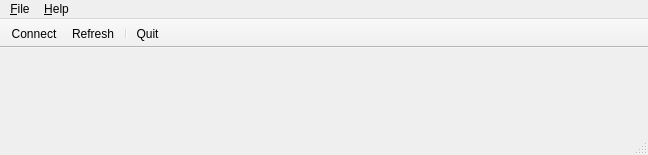
<?xml version="1.0" encoding="UTF-8"?>
<ui version="4.0">
 <class>CarlaControlW</class>
 <widget class="QMainWindow" name="CarlaControlW">
  <property name="geometry">
   <rect>
    <x>0</x>
    <y>0</y>
    <width>648</width>
    <height>155</height>
   </rect>
  </property>
  <property name="windowTitle">
   <string>Carla Control</string>
  </property>
  <widget class="QWidget" name="centralwidget">
   <layout class="QVBoxLayout" name="verticalLayout">
    <property name="margin">
     <number>0</number>
    </property>
    <item>
     <widget class="QWidget" name="w_plugins" native="true">
      <layout class="QVBoxLayout" name="layout">
       <property name="spacing">
        <number>3</number>
       </property>
       <property name="margin">
        <number>0</number>
       </property>
      </layout>
     </widget>
    </item>
    <item>
     <spacer name="verticalSpacer">
      <property name="orientation">
       <enum>Qt::Vertical</enum>
      </property>
      <property name="sizeHint" stdset="0">
       <size>
        <width>20</width>
        <height>40</height>
       </size>
      </property>
     </spacer>
    </item>
   </layout>
  </widget>
  <widget class="QMenuBar" name="menubar">
   <property name="geometry">
    <rect>
     <x>0</x>
     <y>0</y>
     <width>648</width>
     <height>19</height>
    </rect>
   </property>
   <widget class="QMenu" name="menu_File">
    <property name="title">
     <string>&amp;File</string>
    </property>
    <addaction name="act_file_connect"/>
    <addaction name="act_file_refresh"/>
    <addaction name="separator"/>
    <addaction name="act_file_quit"/>
   </widget>
   <widget class="QMenu" name="menu_Help">
    <property name="title">
     <string>&amp;Help</string>
    </property>
    <addaction name="act_help_about"/>
    <addaction name="act_help_about_qt"/>
   </widget>
   <addaction name="menu_File"/>
   <addaction name="menu_Help"/>
  </widget>
  <widget class="QStatusBar" name="statusbar"/>
  <widget class="QToolBar" name="toolBar">
   <property name="windowTitle">
    <string>toolBar</string>
   </property>
   <property name="movable">
    <bool>false</bool>
   </property>
   <property name="allowedAreas">
    <set>Qt::NoToolBarArea</set>
   </property>
   <property name="toolButtonStyle">
    <enum>Qt::ToolButtonTextBesideIcon</enum>
   </property>
   <attribute name="toolBarArea">
    <enum>TopToolBarArea</enum>
   </attribute>
   <attribute name="toolBarBreak">
    <bool>false</bool>
   </attribute>
   <addaction name="act_file_connect"/>
   <addaction name="act_file_refresh"/>
   <addaction name="separator"/>
   <addaction name="act_file_quit"/>
  </widget>
  <action name="act_file_connect">
   <property name="icon">
    <iconset resource="../../resources/resources.qrc">
     <normaloff>:/16x16/network-connect.png</normaloff>:/16x16/network-connect.png</iconset>
   </property>
   <property name="text">
    <string>&amp;Connect...</string>
   </property>
  </action>
  <action name="act_file_quit">
   <property name="icon">
    <iconset resource="../../resources/resources.qrc">
     <normaloff>:/16x16/application-exit.png</normaloff>:/16x16/application-exit.png</iconset>
   </property>
   <property name="text">
    <string>&amp;Quit</string>
   </property>
  </action>
  <action name="act_help_about">
   <property name="text">
    <string>&amp;About</string>
   </property>
  </action>
  <action name="act_help_about_qt">
   <property name="text">
    <string>About &amp;Qt</string>
   </property>
  </action>
  <action name="act_file_refresh">
   <property name="icon">
    <iconset resource="../../resources/resources.qrc">
     <normaloff>:/16x16/view-refresh.png</normaloff>:/16x16/view-refresh.png</iconset>
   </property>
   <property name="text">
    <string>&amp;Refresh</string>
   </property>
  </action>
 </widget>
 <resources>
  <include location="../../resources/resources.qrc"/>
 </resources>
 <connections>
  <connection>
   <sender>act_file_quit</sender>
   <signal>triggered()</signal>
   <receiver>CarlaControlW</receiver>
   <slot>close()</slot>
   <hints>
    <hint type="sourcelabel">
     <x>-1</x>
     <y>-1</y>
    </hint>
    <hint type="destinationlabel">
     <x>189</x>
     <y>34</y>
    </hint>
   </hints>
  </connection>
 </connections>
</ui>
